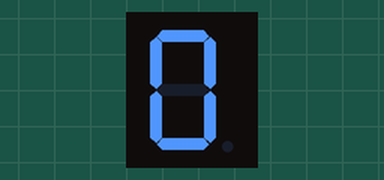
Recording of a sketch running on a simulated Arduino Uno, built with avr-gcc and run on an emulated ATmega328P. Shown: 1-digit seven-segment display. Wiring (inferred from the names in the program): 1-digit 7-segment display, segments lit when LOW: segments pin 7, pin 6, pin 5, pin 11, pin 10, pin 8, pin 9, pin 4. The segment pins are drawn as the display they are named for.

Above: at 0.1 s.
At 1.3 s:
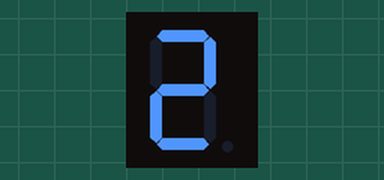
At 2.5 s:
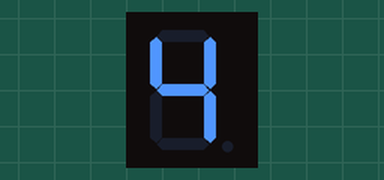
At 5.5 s:
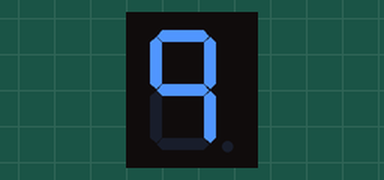
At 11.7 s:
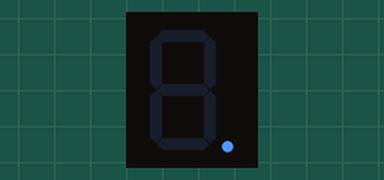
At 39.3 s:
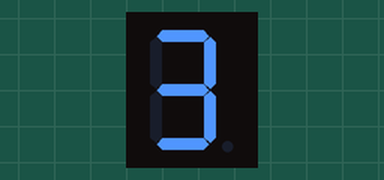

Measured:
- what the display in image 1 shows lasts 0.6 s, from 1.2 s to 1.8 s
- what the display in image 4 shows lasts 0.5 s, from 11.6 s to 12.1 s

The sketch:

Arduino_T3_Seven_segment_display.ino
```cpp
int a=7;  // 0~9~.
int b=6;
int c=5;
int d=11;
int e=10;
int f=8;
int g=9;
int dp=4;
void digital_1(void) //顯示數位1
{
 int j;
 digitalWrite(c,LOW);         //給數字 5 引腳低電平，點亮 c 段。
 digitalWrite(b,LOW);         //點亮 b 段。
 for(j=7;j<=11;j++)           //熄滅其餘段。
 digitalWrite(j,HIGH);
 digitalWrite(dp,HIGH);       //熄滅小數點 DP段。
}
void digital_2(void) //顯示數位2
{
 unsigned char j;
 digitalWrite(b,LOW);
 digitalWrite(a,LOW);
 for(j=9;j<=11;j++)
 digitalWrite(j,LOW);
 digitalWrite(dp,HIGH);
 digitalWrite(c,HIGH);
 digitalWrite(f,HIGH);
}
void digital_3(void) //顯示數位3
{
 unsigned char j;
 digitalWrite(g,LOW);
 digitalWrite(d,LOW);
 for(j=5;j<=7;j++)
 digitalWrite(j,LOW);
 digitalWrite(dp,HIGH);
 digitalWrite(f,HIGH);
 digitalWrite(e,HIGH);
}
void digital_4(void) //顯示數位4
{
 digitalWrite(c,LOW);
 digitalWrite(b,LOW);
 digitalWrite(f,LOW);
 digitalWrite(g,LOW);
 digitalWrite(dp,HIGH);
 digitalWrite(a,HIGH);
 digitalWrite(e,HIGH);
 digitalWrite(d,HIGH);
}
void digital_5(void) //顯示數位5
{
 unsigned char j;
 for(j=7;j<=9;j++)
 digitalWrite(j,LOW);
 digitalWrite(c,LOW);
 digitalWrite(d,LOW);
 digitalWrite(dp,HIGH);
 digitalWrite(b,HIGH);
 digitalWrite(e,HIGH);
}
void digital_6(void) //顯示數位6
{
 unsigned char j;
 for(j=7;j<=11;j++)
 digitalWrite(j,LOW);
 digitalWrite(c,LOW);
 digitalWrite(dp,HIGH);
 digitalWrite(b,HIGH);
}
void digital_7(void) //顯示數位7
{
 unsigned char j;
 for(j=5;j<=7;j++)
 digitalWrite(j,LOW);
 digitalWrite(dp,HIGH);
 for(j=8;j<=11;j++)
 digitalWrite(j,HIGH);
}
void digital_8(void)  //顯示數位8
{
 unsigned char j;
 for(j=5;j<=11;j++)
 digitalWrite(j,LOW);
 digitalWrite(dp,HIGH);
}
void digital_9(void) //顯示數位 9
{
  unsigned char j;
  for(j=10;j<=11;j++)
  digitalWrite(j,HIGH);
}
void digital_point(void) //顯示數位 .
{
  unsigned char j;
  for(j=5;j<=9;j++)
  digitalWrite(j,HIGH);
 digitalWrite(4,LOW);
}
void digital_0(void) //顯示數位 0
{
 digitalWrite(g,HIGH);  // g腳熄滅
 unsigned char j;
 for(j=5;j<=11;j++)
 {
  if(j!=9)
  {
  digitalWrite(j,LOW);
  digitalWrite(dp,HIGH);
  }
 }
}
void setup()                       // 程式一開始就先做此敘述，且只做一次，通常都做腳位及數值等各種設定。
{
 int i;//定義變數
 for(i=4;i<=11;i++)
 pinMode(i,OUTPUT);                //設置 4～11引腳為輸出模式。
}
void loop()
{
 int yes=1,time=700,t=time,s=100;  // yes(為1時速度加快，為0時速度減緩)、time(時間數值)、t(延遲時間)及s(時間差)。
 while(1)                          // 無限迴圈。
 {
 if(yes==1)                        // 當yes相等於1時，速度加快。
  t-=s;
 if(t<=s)                          // 當速度為最低點時，將yes為0，準備將速度減緩。
  yes=0;
 if(yes==0)                        // 當yes相等於0時，速度減緩。
  t+=s;
 if(t>=time)                       // 當速度為最高點時，將yes為1，準備將速度加快。
  yes=1;

 digital_0();  //數字 0
 delay(t);
 digital_1();  //數字 1
 delay(t);     //延時 ts
 digital_2();
 delay(t);
 digital_3();
 delay(t);
 digital_4();
 delay(t);
 digital_5();
 delay(t);
 digital_6();
 delay(t);
 digital_7();
 delay(t);
 digital_8();
 delay(t);
 digital_9();
 delay(t);
 digital_point();
 delay(t);
 }
}
```
